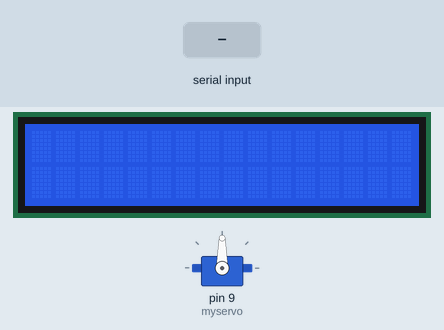
Bench run of a sketch on a simulated Arduino Uno, built with avr-gcc and run on an emulated ATmega328P. Parts: servo, 16×2 character LCD. The inputs (shaded band) are chosen by the test bench.

Above: at 1.2 s.
1.3 s: byte 30 received over Serial
At 1.9 s:
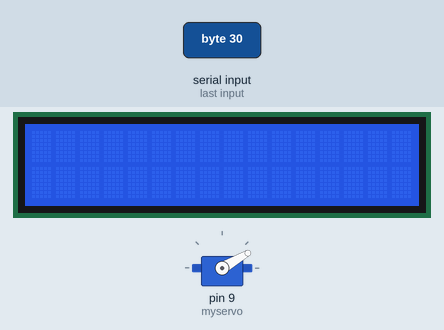
3.8 s: byte 120 received over Serial
At 4.6 s:
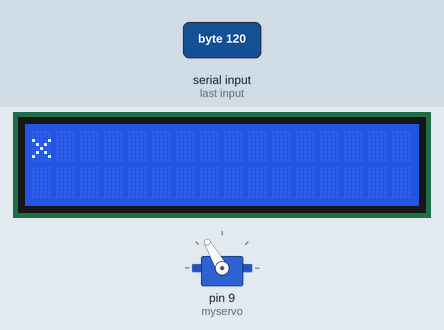
6.3 s: byte 90 received over Serial
At 7.0 s:
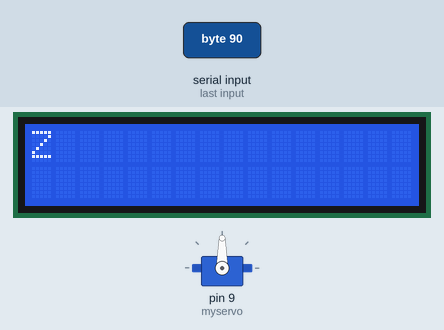
Timing chart, 0 to 9.3 s (numbered marks = the images above; inputs shaded):
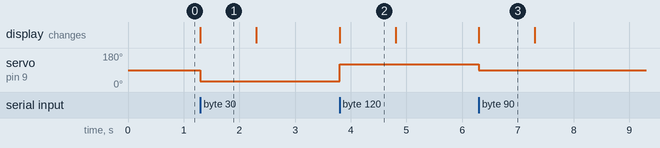

The sketch:

sketch_jun24c.ino
```cpp
#include <LiquidCrystal.h>
#include <Servo.h>
Servo myservo;
int incomingByte = 0;
LiquidCrystal lcd(12, 11, 5, 4, 3, 2);
void setup() {
        Serial.begin(9600);
        myservo.attach(9);
        lcd.begin(16, 2);
}

void loop() {


        if (Serial.available() > 0) {

                incomingByte = Serial.read();
                myservo.write(incomingByte);
                lcd.write(incomingByte);
                delay(1000);
                lcd.clear();
        }
}
```

Measured:
- after the input at 1.3 s, servo on pin 9 (myservo): 90° → 30° at once
- after the input at 3.8 s, servo on pin 9 (myservo): 30° → 120° at once; the display: changes at once (image 2)
- after the input at 6.3 s, servo on pin 9 (myservo): 120° → 90° at once; the display: changes at once (image 3)
- what the display in image 2 shows lasts 1.0 s, from 3.8 s to 4.8 s
